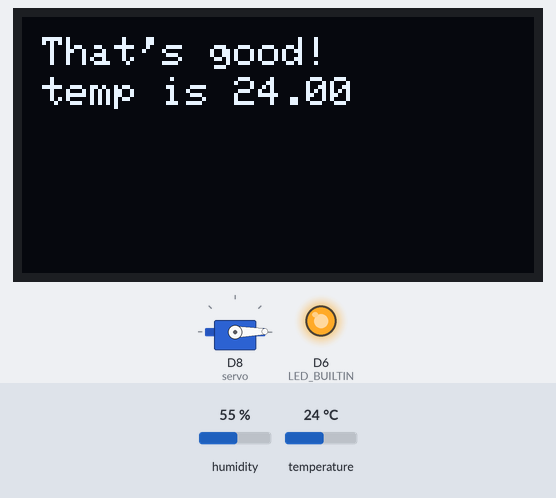
Recording of a sketch running on a simulated Arduino MKR. Shown: 128×64 one-colour display, servo, output pins drawn as LEDs (lit = HIGH). The inputs (shaded band) are chosen by the test bench; at power-on: temperature 24 °C, humidity 55 %. WiFi joins after 1.5 s; servers stay silent unless stated; what the sketch prints to the serial monitor is not drawn.

Above: at 14.0 s.
14.1 s: temperature set to 12 °C
At 14.88 s:
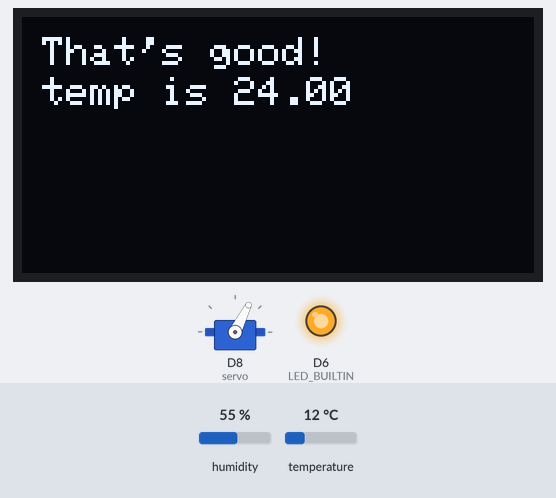
At 17.0 s:
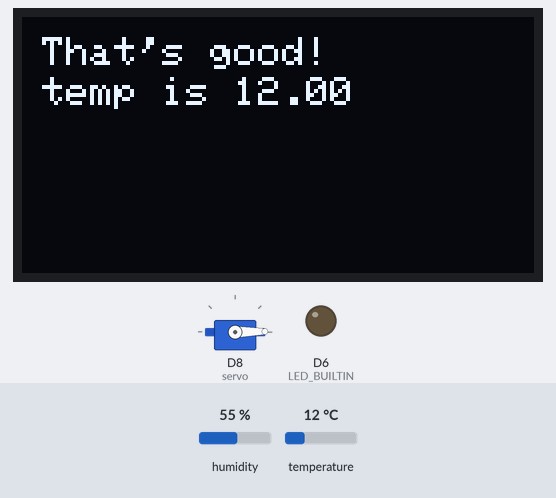
17.3 s: temperature set to 19 °C
20.5 s: temperature set to 28 °C
At 25.5 s:
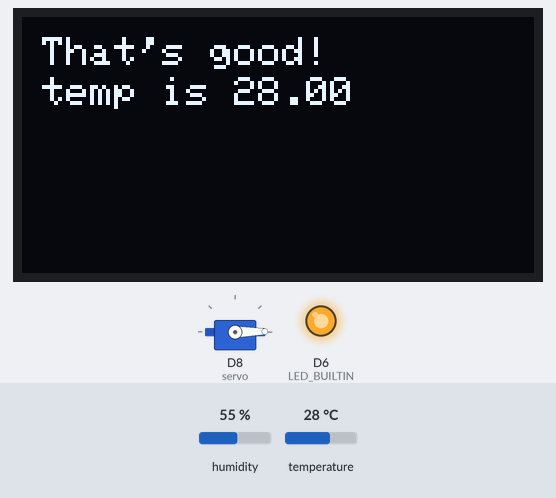
Timing chart, 0 to 36.4 s (numbered marks = the images above; inputs shaded):
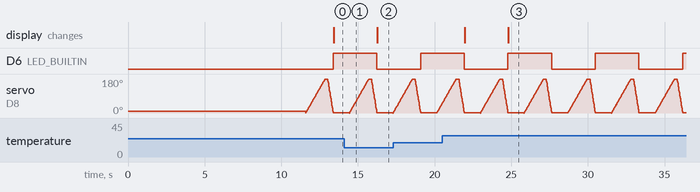

The sketch:

lampotila.ino
```cpp
#include "DHT.h"
#include <SPI.h>

//WIFI
#include <WiFiNINA.h>
#include "salaiset_kansiot.h"

char ssid[] = SECRET_SSID;                // your network SSID (name)
char pass[] = SECRET_PASS;                // your network password (use for WPA, or use as key for WEP)

#include <Tiny4kOLED.h>
#include <Servo.h>

#include <Adafruit_GFX.h>
#include <Adafruit_SSD1306.h>
#define OLED_RESET 4
Adafruit_SSD1306 display(OLED_RESET);

int status = WL_IDLE_STATUS;             // the Wi-Fi radio's status
int ledState = LOW;                       //ledState used to set the LED
unsigned long previousMillisInfo = 0;     //will store last time Wi-Fi information was updated
unsigned long previousMillisLED = 0;      // will store the last time LED was updated
const int intervalInfo = 5000;            // interval at which to update the board information

Servo servo;
int angle = 10;


#define DHTPIN 2
#define DHTTYPE DHT11
DHT dht(DHTPIN, DHTTYPE);

void setup() {
    dht.begin();
    display.begin(SSD1306_SWITCHCAPVCC, 0x3C);
    display.setTextSize(1);
    display.setTextColor(WHITE);

    display.clearDisplay();
    display.setCursor(0, 15);
    display.print("terve");

    display.display();
    delay(1);

    servo.attach(8);
    servo.write(angle);

    Serial.begin(9600);
    while (!Serial);

    // set the LED as output
    pinMode(LED_BUILTIN, OUTPUT);


    // attempt to connect to Wi-Fi network:
    while (status != WL_CONNECTED) {
    Serial.print("Attempting to connect to network: ");
     Serial.println(ssid);
    // Connect to WPA/WPA2 network:
    status = WiFi.begin(ssid, pass);

    // wait 10 seconds for connection:
    delay(10000);
    }
}

void loop() {
  // put your main code here, to run repeatedly:
    float h = dht.readHumidity();
    float t = dht.readTemperature();


    //Servo liikkuu edestakaisin
    // scan from 0 to 180 degrees
    for(angle = 0; angle < 200; angle++) {
      servo.write(angle);
      delay(7);
    }
     // now scan back from 180 to 0 degrees
    for(angle = 200; angle > 0; angle--) {
      servo.write(angle);
      delay(2);
  }


    unsigned long currentMillisInfo = millis();

    if (currentMillisInfo - previousMillisInfo >= intervalInfo) {
      previousMillisInfo = currentMillisInfo;

      Serial.println("Board Information:");
      // print your board's IP address:
      IPAddress ip = WiFi.localIP();
      Serial.print("IP Address: ");
      Serial.println(ip);

      // print your network's SSID:
      Serial.println();
      Serial.println("Network Information:");
      Serial.print("SSID: ");
      Serial.println(WiFi.SSID());

      // print the received signal strength:
      long rssi = WiFi.RSSI();
      Serial.print("signal strength (RSSI):");
      Serial.println(rssi);
      Serial.println("---------------------------------------");
  }

    unsigned long currentMillisLED = millis();

    // measure the signal strength and convert it into a time interval
    int intervalLED = WiFi.RSSI() * -10;

    // check if the time after the last blink is bigger the interval
    if (currentMillisLED - previousMillisLED >= intervalLED) {
      previousMillisLED = currentMillisLED;

      // if the LED is off turn it on and vice-versa:
      if (ledState == LOW) {
        ledState = HIGH;
    } else {
        ledState = LOW;
    }

      // set the LED with the ledState of the variable:
      digitalWrite(LED_BUILTIN, ledState);
  }

    if (isnan(t) || isnan(h)) {
      Serial.println("Failed to read from DHT");
      return;
  } else {
    if ((t >= 21) || (t <= 24)) {
      //tyhjennä ruutu
      display.clearDisplay();
      //aseta teksti paikkaan
      display.setCursor(5,5);
      display.print("That's good!");
      display.setCursor(5,15);
      display.print("temp is " + String(t));

      //näytä näytöllä
      display.display();
    }
    else if (t > 24) {

      //tyhjennä ruutu
      display.clearDisplay();
      //aseta teksti paikkaan
      display.setCursor(5,5);
      display.print("Too hot!");
      display.setCursor(5,15);
      display.print("temp is " + String(t));

      //näytä näytöllä
      display.display();
     }
     else {
            //tyhjennä ruutu
      display.clearDisplay();
      //aseta teksti paikkaan
      display.setCursor(5,5);
      display.print("Too cold!");
      display.setCursor(5,15);
      display.print("temp is " + String(t));

      //näytä näytöllä
      display.display();
     }
      Serial.print("Humidity: ");
      Serial.print(h);
      Serial.print(" %\t");
      Serial.print("Temperature: ");
      Serial.print(t);
      Serial.println(" *C");
      delay(1000);
  }

 }
```

salaiset_kansiot.h
```cpp
//please enter your sensitive data in the Secret tab
#define SECRET_SSID "**"
#define SECRET_PASS "**"
```

wifi_credentials.h.ino
```cpp
//please enter your sensitive data in the Secret tab
#define SECRET_SSID "**"
#define SECRET_PASS "**"
```

Measured:
- after the input at 14.1 s, the display: changes after 2.2 s (image 2)
- after the input at 20.5 s, the display: first differs from a run without the input after 4.3 s (image 3)
- by itself, D6 (LED_BUILTIN): alternates HIGH for 2.8 s and LOW for 2.9 s
